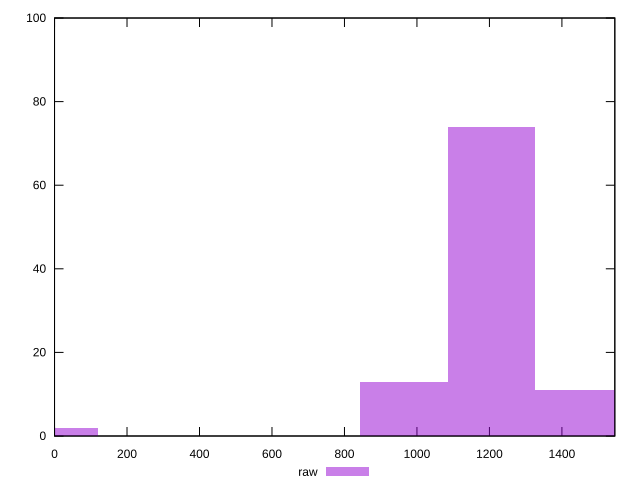

The script that saved this image:
reset

$raw <<EOF
1205.494304412538 74
964.3954435300303 13
1446.5931652950455 11
0 2
EOF

set key outside below
set boxwidth 241.09886088250758
set xrange [0:1546]
set yrange [0:100]
set trange [0:100]
set style fill transparent solid 0.5 noborder
set terminal svg size 640, 490 enhanced background rgb 'white'
set output "report_00015_2021-02-09T16-11-33.973Z/uses-rel-preload/samples/pages+cached+noadtech+nomedia/raw/histogram.svg"

plot $raw title "raw" with boxes

reset
